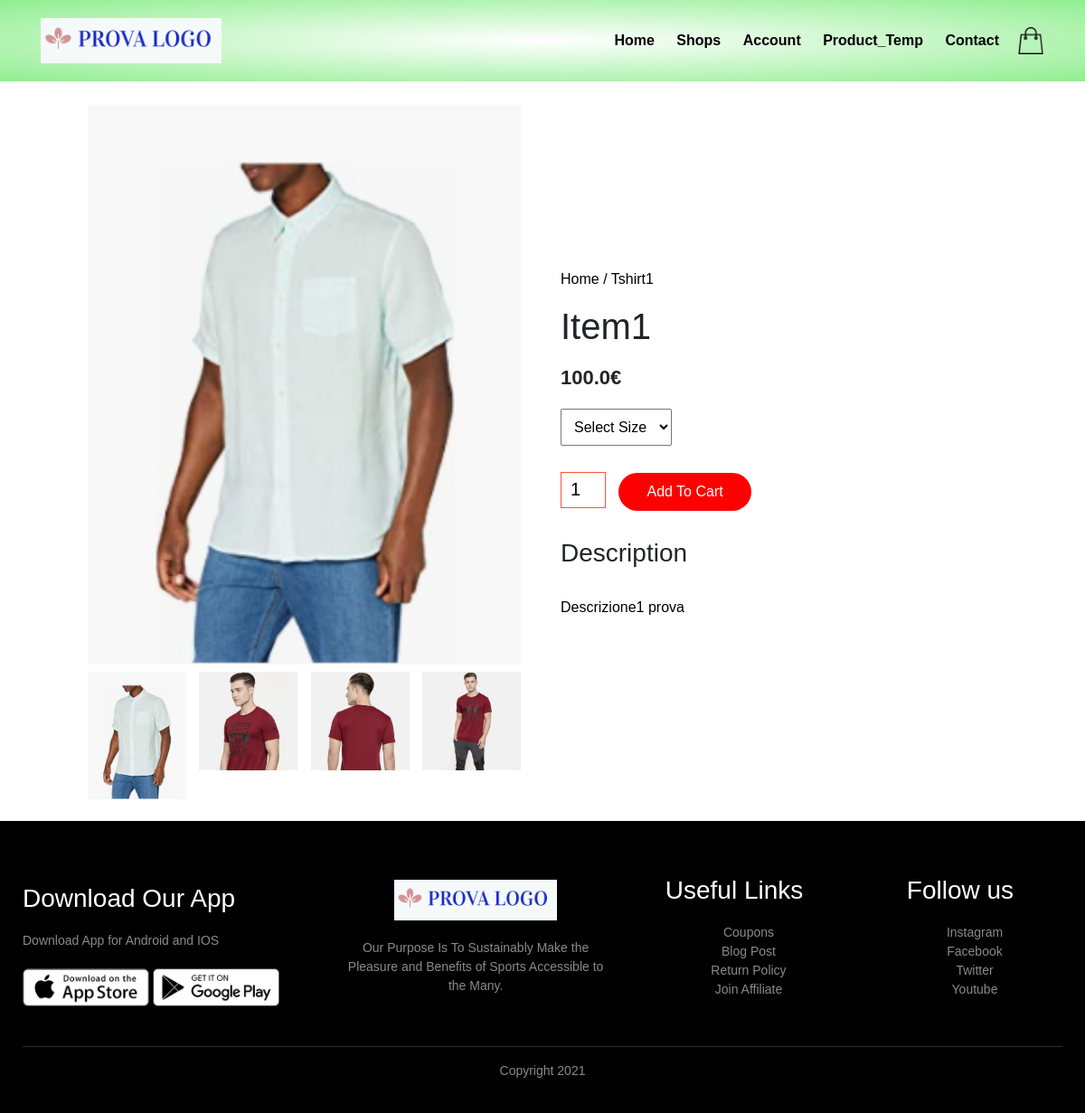
Screenshot of /items/22/ with the database file from the repository.
### items/models.py (models this page shows)
class Item(models.Model):
    name = models.CharField(max_length=100)
    price = models.FloatField()
    category = models.TextField()
    description = models.TextField()
    image = models.ImageField()
    def __str__(self):
        return self.name

### items/views.py (the view)
# urls.py: path('<int:item_selected_id>/', views.buy_page, name='buy_page'),
def buy_page(request, item_selected_id):
    print(item_selected_id)
    item_selected = Item.objects.filter(id=item_selected_id).first()
    context = {}
    context['item_selected'] = item_selected
    print(context)
    return render(request, 'items/buy_page.html', context)

### items/templates/items/buy_page.html (shortened to what this page needs)
<!DOCTYPE html>
<html lang="en">
<head>
    {% extends 'main/base.html' %}
    {% load static %}
    {% block buy_page %}
    <div class="small-container single-product">
        <div class="row">
            <div class="col-gallery">
                <img src="{{ item_selected.image.url }}" width="100%" id="productImg">
                <div class="small-img-row">
                    <div class="small-img-col">
                        <img src="{{ item_selected.image.url }}" width="100%" class="small-img">
                    </div>
                    <div class="small-img-col">
                        <img src="{% static 'images/gallery-2.jpg' %}" width="100%" class="small-img">
                    </div>
                    <div class="small-img-col">
                        <img src="{% static 'images/gallery-3.jpg' %}" width="100%" class="small-img">
                    </div>
                    <div class="small-img-col">
                        <img src="{% static 'images/gallery-4.jpg' %}" width="100%" class="small-img">
                    </div>
                </div>
            </div>
            <div class="col-gallery">
                <p>Home / {{ item_selected.category }}</p>
                <h1>{{ item_selected.name }}</h1>
                <h4>{{ item_selected.price }}€</h4>
                <select>
                    <option>Select Size</option>
                </select>
                <input type="number" value="1">
                <a href="" class="btn">Add To Cart</a>
                <h3>Description</h3>
                <br>
                <p>{{ item_selected.description }}</p>
            </div>
        </div>
    </div>
    {% endblock %}

### static/style.css (style rules this page uses)
* { margin: 0; padding: 0; box-sizing: border-box; }
body { font-family: 'Poppins', sans-serif; }
a { text-decoration: none; color: black; font-weight: 600; }
p { color: black; }
.row { display: flex; align-items: center; flex-wrap: wrap; justify-content: space-around; }
.btn { display: inline-block; background: red; color: white; padding: 8px 30px; margin: 30px 0; border-radius: 30px; transitions: background 0.5s; }
.small-container { max-width: 1080px; margin: auto; padding-left: 25px; padding-right: 25px; }
.col-gallery { flex-basis: 50%; min-width: 300px; }
.col-gallery img { max-width: 100%; padding: 0px 0; }
.single-product { margin-top: 0px; }
.single-product .col-gallery img { padding: 4px; }
.single-product .col-gallery { padding: 20px; }
.single-product h4 { margin: 20px 0; font-size: 22px; font-weight: bold; }
.single-product select { display: block; padding: 10px; margin-top: 20px; }
.single-product input { width: 50px; height: 40px; padding-left: 10px; font-size: 20px; margin-right: 10px; border: 1px solid #ff523b; }
.small-img-row { display: flex; justify-content: space-between; }
.small-img-col { flex-basis: 24%; cursor: pointer; }

### rows the page displays
Item: image (picture), category "Tshirt1", name "Item1", price "100.0", description "Descrizione1 prova"
